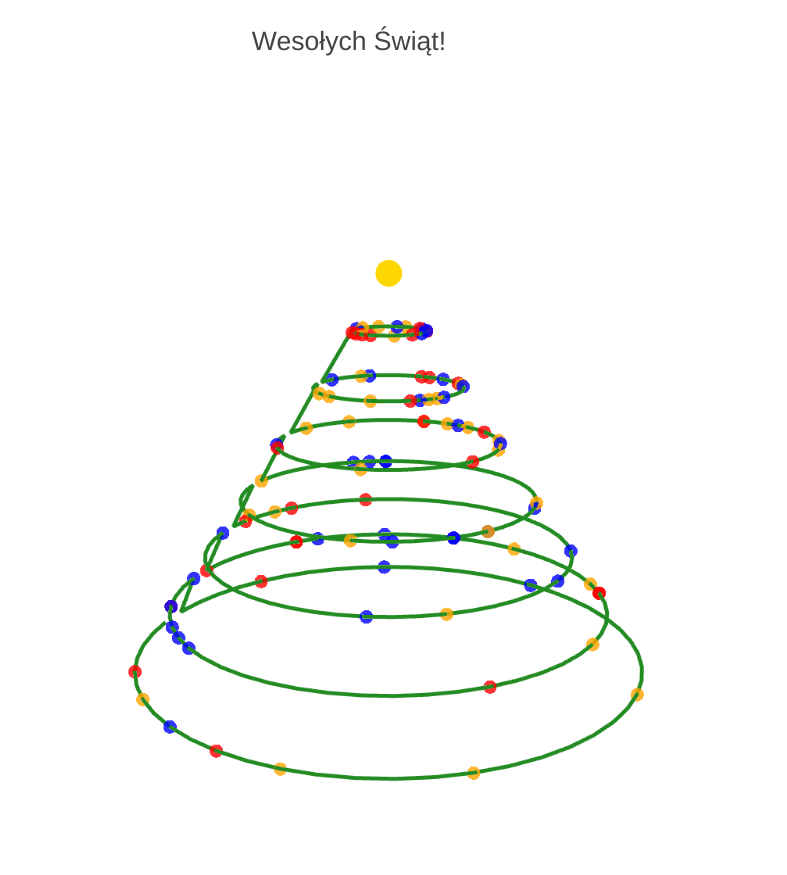

The script that drew this image:
library(plotly)


generate_3d_tree_data <- function(layers, points_per_layer) {
  data <- data.frame()
  for (layer in 1:layers) {
    angle <- seq(0, 2 * pi, length.out = points_per_layer + 1)[-1]
    radius <- seq(layers, 1, length.out = layers)[layer]
    x <- radius * cos(angle)
    y <- radius * sin(angle)
    z <- rep(layer * 1.5, points_per_layer)
    data <- rbind(data, data.frame(x = x, y = y, z = z, Layer = paste("Layer", layer)))
  }
  
  return(data)
}

generate_ornaments_on_tree <- function(tree_data, num_ornaments) {
  sampled_points <- tree_data[sample(nrow(tree_data), num_ornaments, replace = TRUE), ]
  sampled_points$color <- sample(c("red", "orange", "blue"), num_ornaments, replace = TRUE)
  return(sampled_points)
}

layers <- 7
points_per_layer <- 50
num_ornaments <- 100
tree_data <- generate_3d_tree_data(layers, points_per_layer)
ornaments <- generate_ornaments_on_tree(tree_data, num_ornaments)

star <- data.frame(
  x = 0,
  y = 0,
  z = max(tree_data$z) + 1.5,
  color = "gold"
)

plot_ly() %>%
  add_trace(
    data = tree_data,
    x = ~x, y = ~y, z = ~z,
    type = 'scatter3d',
    mode = 'lines',
    line = list(width = 5, color = "forestgreen"),
    showlegend = FALSE
  ) %>%
  add_trace(
    data = ornaments,
    x = ~x, y = ~y, z = ~z,
    type = 'scatter3d',
    mode = 'markers',
    marker = list(size = 5, color = ~color, opacity = 0.8),
    showlegend = FALSE
  ) %>%
  add_trace(
    data = star,
    x = ~x, y = ~y, z = ~z,
    type = 'scatter3d',
    mode = 'markers',
    marker = list(size = 10, color = ~color, symbol = 'star'),
    showlegend = FALSE
  ) %>%
  layout(
    title = list(text = "Wesołych Świąt!", y = 0.95),
    scene = list(
      xaxis = list(visible = FALSE),
      yaxis = list(visible = FALSE),
      zaxis = list(visible = FALSE),
      camera = list(eye = list(x = 1.5, y = 1.5, z = 2.5))
    )
  )
